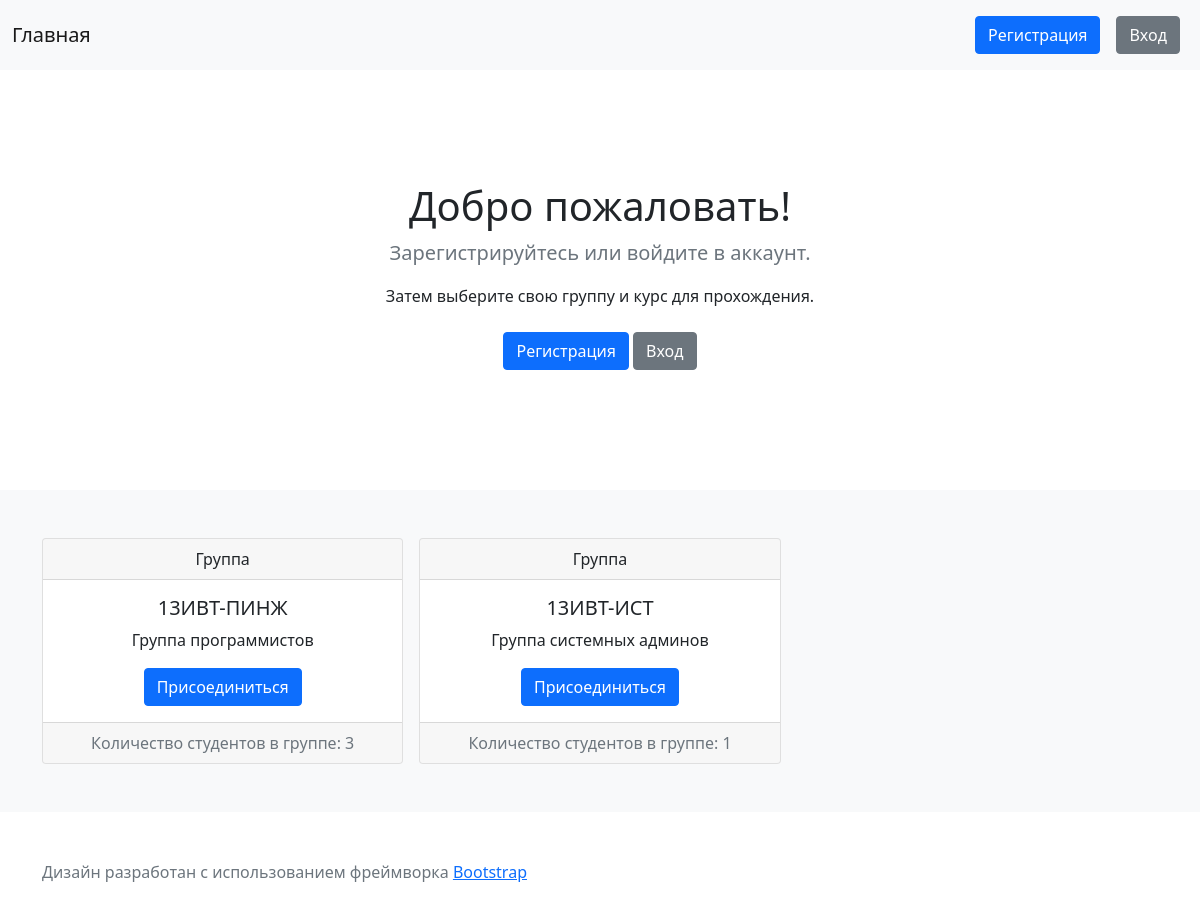
The app's page /, older data.
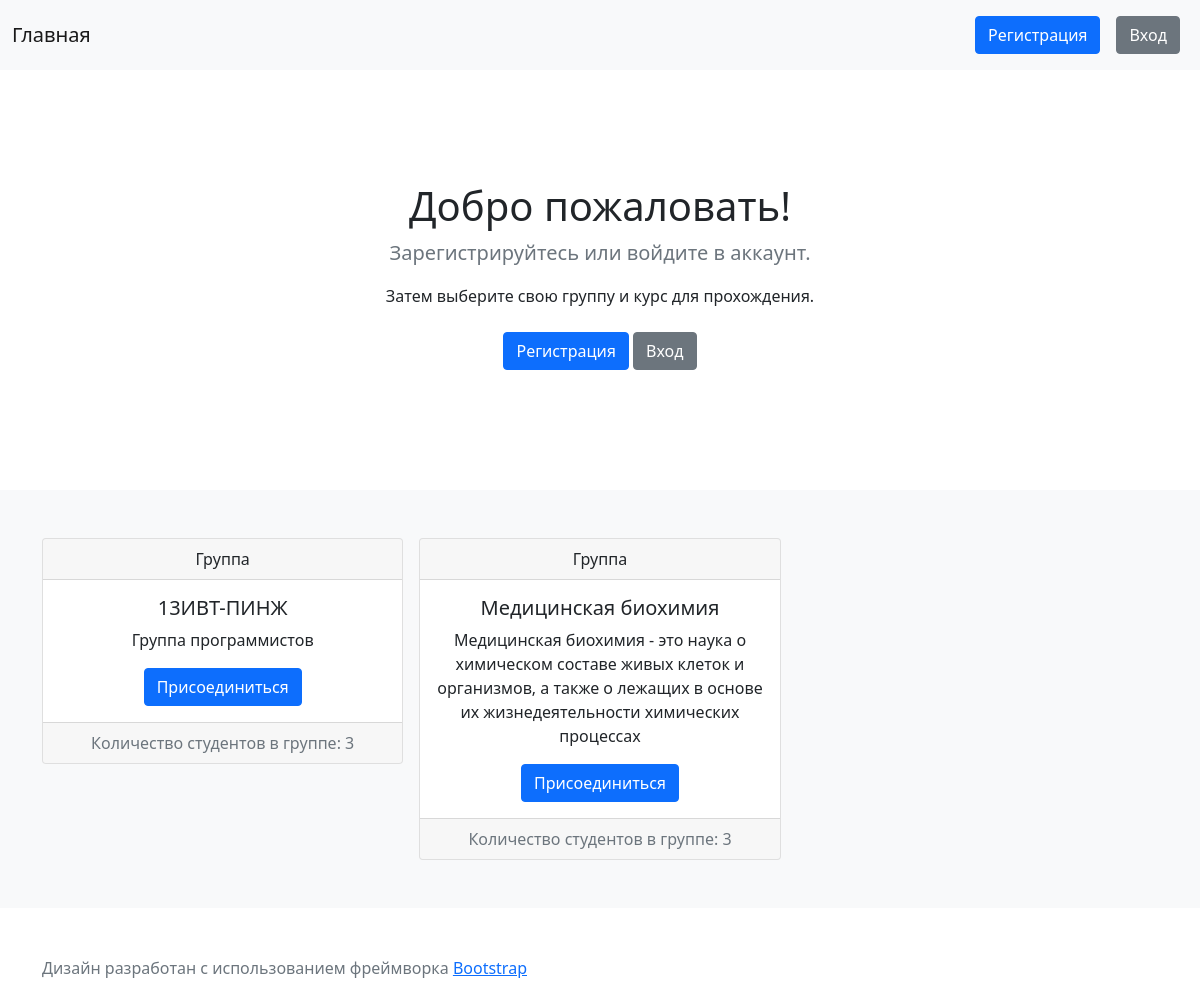
The same page, newer data.
### classroom/models.py (models this page shows, shortened)
class Group(models.Model):
    title = models.CharField(max_length=100, verbose_name='Группа')
    slug = models.SlugField(db_index=True, unique=True, help_text='Адрес страницы', verbose_name='ЧПУ')
    description = models.TextField(blank=True, help_text='Необязательно к заполнению', verbose_name='Описание')
    created = models.DateTimeField(auto_now_add=True, verbose_name='Дата добавления')
    students = models.ManyToManyField(User, related_name='group_joined', verbose_name='Студенты')
    class Meta:
        verbose_name = 'Группа'
        verbose_name_plural = 'Группы'

### classroom/views.py (the view)
# urls.py: path('', Home.as_view(), name='index'),
class Home(ListView):
    model = Group
    template_name = 'classroom/index.html'
    context_object_name = 'groups'
    def get_context_data(self, **kwargs):
        context = super().get_context_data(**kwargs)
        user = self.request.user
        context['user'] = user
        return context

### quiz/templatetags/user_tags.py (called while the page is built)
@register.filter('has_group')
def has_group(user, groups_name):
    return user.is_active and user.is_superuser or bool(user.groups.filter(name__in=groups_name))

### templates/classroom/index.html
{% extends 'base.html' %}
{% block content %}
    <div class="row row-cols-1 row-cols-sm-2 row-cols-md-3 g-3">
        {% for group in groups %}
            <div class="col">
                <div class="card text-center">
                    <div class="card-header">
                        Группа
                    </div>
                    <div class="card-body">
                        <h5 class="card-title">{{ group.title }}</h5>
                        <p class="card-text">{{ group.description }}</p>
                        {% if user.is_authenticated and user.group_joined.all %}
                            {{ u.title }}
                            {% if user in group.students.all %}
                                <a href="{% url 'classroom:courses' group.id %}" class="btn btn-primary">Продолжить обучение</a>
                            {% endif %}
                        {% else %}
                            <a href="{% url 'classroom:join_group' group.id %}" class="btn btn-primary">Присоединиться</a>
                        {% endif %}
                    </div>
                    <div class="card-footer text-muted">
                        {% if group.students.count %}
                            Количество студентов в группе: {{ group.students.count }}
                        {% else %}
                            В группе еще нет студентов
                        {% endif %}
                    </div>
                </div>
            </div>
        {% endfor %}
    </div>
{% endblock %}

Row changes from the older to the newer data that the page shows:
changed Group: title "13ИВТ-ИСТ" → "Медицинская биохимия"; description "Группа системных админов" → "Медицинская биохимия - это наука о химическом составе живых клеток и организмов, а также о лежащих в основе их жизнедеятельности химических процессах"; students.count "1" → "3"
